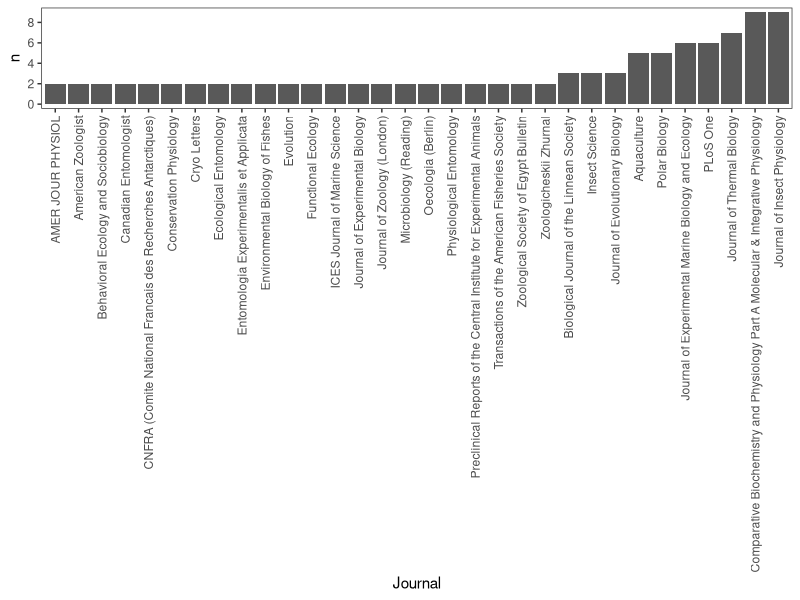
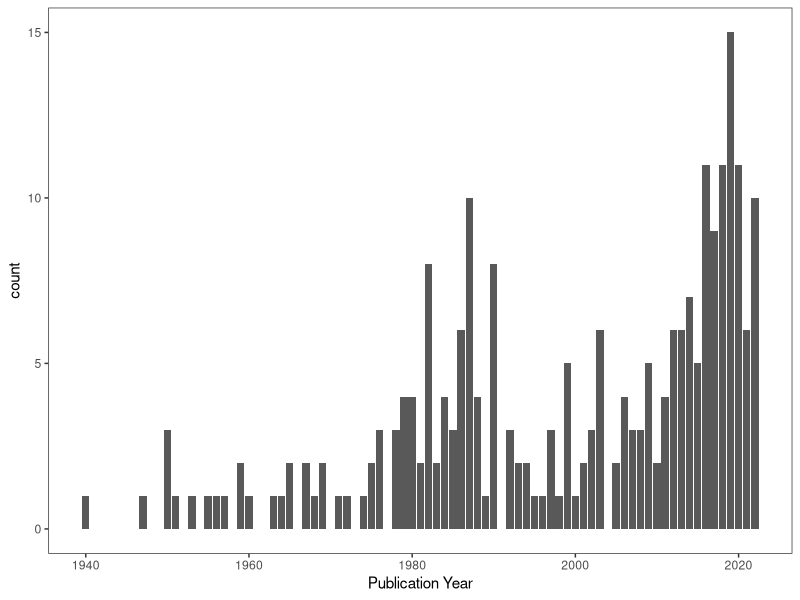
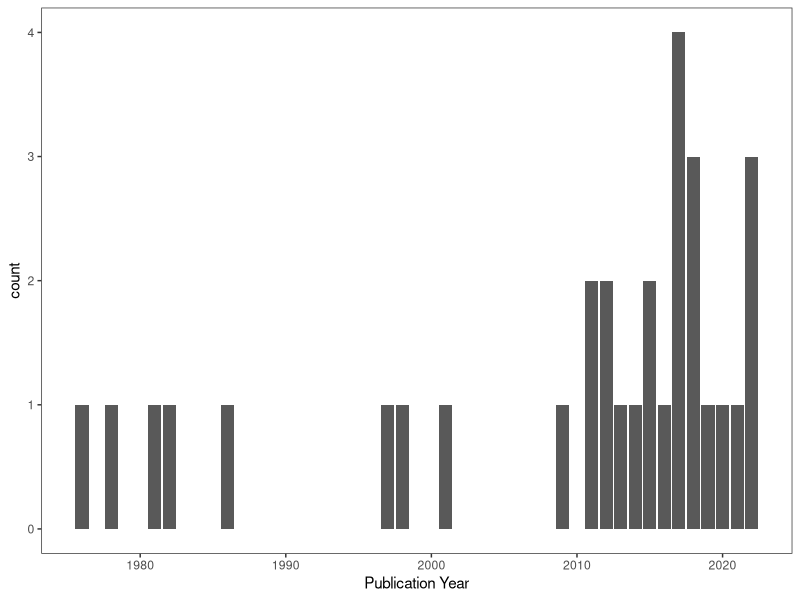

R code for these plots, in order:
library(tidyverse) 

lit = readxl::read_excel(path = "Data/starvation_refs.xls")

lit %>% 
  count(`Source Title`) %>% 
  mutate("Journal" = as.factor(`Source Title`)) %>% 
  arrange(desc(n)) %>% 
  select(Journal, n) %>% 
  filter(n > 1) %>% 
  mutate(Journal = fct_reorder(Journal, n)) %>% 
  ggplot(aes(x = Journal, y = n)) + 
  geom_bar(stat = "identity") + 
  scale_y_continuous(breaks = seq(from = 0, to = 10, by = 2)) + 
  theme_bw() + 
  theme(axis.text.x = element_text(angle = 90, hjust = 1, vjust = 0.5), 
        panel.grid = element_blank())

lit %>% 
  ggplot(aes(x = `Publication Year`)) + 
  geom_bar() + 
  theme_bw() + 
  theme(panel.grid = element_blank())

author_counts = unlist(str_split(lit$Authors, pattern = "; ")) %>% 
  table() %>% 
  sort(decreasing = T) 

common_authors = names(author_counts[which(author_counts > 2)])

must_reads = lit %>%  
  filter(str_detect(Authors, pattern = paste(common_authors, collapse = "|")))

ggplot(must_reads, aes(x = `Publication Year`)) + 
  geom_bar() + 
  theme_bw() + 
  theme(panel.grid = element_blank())
